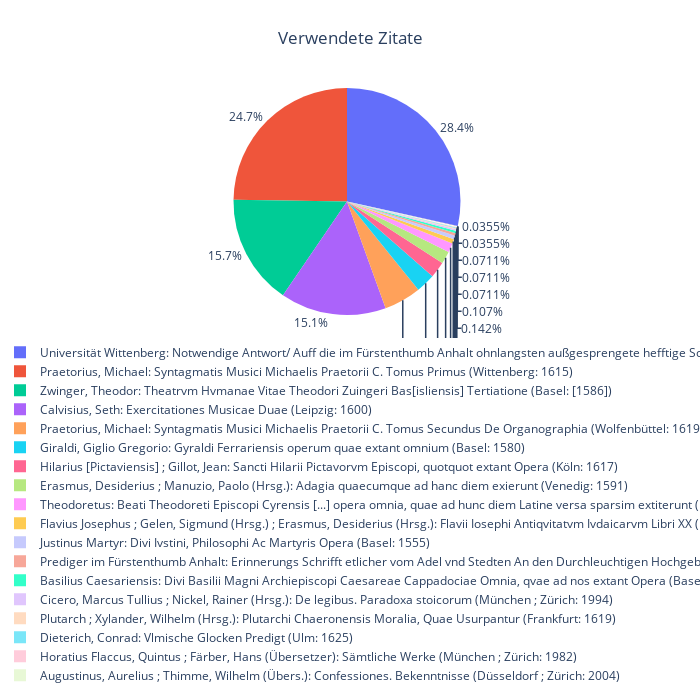

The cell this chart's notebook holds for it:
### Code cell
literaturliste = ""
lit_labels = []
lit_data = []
for quelle in sermon.literaturzitate:
    literaturliste += f"**Werk:** {str(quelle["item"])} **Anteil am Gesamttext:** {quelle["word_share"]/len(sermon.words)}\n\n"
    lit_labels.append(str(quelle["item"]))
    lit_data.append(quelle["word_share"])

custom_labels = [
    f"{label}: {value / len(sermon.words) * 100:.1f}%" if (value / len(sermon.words) * 100) > 5 else ''
    for label, value in zip(lit_labels, lit_data)
]

fig2 = px.pie(values=lit_data, names=lit_labels, title='Verwendete Zitate')



fig2.update_layout(
    width=700,
    height=700,
    margin=dict(t=80, b=50, l=50, r=50),
    title_x=0.5,  # Center title
    legend=dict(
        orientation="h",  # horizontal legend
        y=-0.1  # push legend below chart
    )
)

fig2.show()

### Figure 1 — Plotly figure (JSON) as saved in the notebook; plotly's stock layout.template omitted (floating-point values rounded to 4 significant figures)
{"data": [{"domain": {"x": [0, 1], "y": [0, 1]}, "hovertemplate": "label=%{label}<br>value=%{value}<extra></extra>", "labels": ["Praetorius, Michael: Syntagmatis Musici Michaelis Praetorii C. Tomus Secundus De Organographia (Wolfenbüttel: 1619)", "Hilarius [Pictaviensis] ; Gillot, Jean: Sancti Hilarii Pictavorvm Episcopi, quotquot extant Opera (Köln: 1617)", "Zwinger, Theodor: Theatrvm Hvmanae Vitae Theodori Zuingeri Bas[isliensis] Tertiatione (Basel: [1586])", "Plutarch ; Xylander, Wilhelm (Hrsg.): Plutarchi Chaeronensis Moralia, Quae Usurpantur (Frankfurt: 1619)", "Apollonius, Rhodius: ΑΠΟΛΛΩΝΙΟΥ ΤΟΥ ΡΟΔΙΟΥ ΑΡΓΟΝΑΥΤΙΚΑ (Frankfurt am Main: 1546)", "Justinus Martyr: Divi Ivstini, Philosophi Ac Martyris Opera (Basel: 1555)", "Flavius Josephus ; Gelen, Sigmund (Hrsg.) ; Erasmus, Desiderius (Hrsg.): Flavii Iosephi Antiqvitatvm Ivdaicarvm Libri XX (Basel: 1559)", "Praetorius, Michael: Syntagmatis Musici Michaelis Praetorii C. Tomus Primus (Wittenberg: 1615)", "Zwinger, Theodor: Theatrvm Hvmanae Vitae Theodori Zuingeri Bas[isliensis] Tertiatione (Basel: [1586])", "Universität Wittenberg: Notwendige Antwort/ Auff die im Fürstenthumb Anhalt ohnlangsten außgesprengete hefftige Schrifft (Halle: 1597)", "Calvisius, Seth: Exercitationes Musicae Duae (Leipzig: 1600)", "Universität Wittenberg: Notwendige Antwort/ Auff die im Fürstenthumb Anhalt ohnlangsten außgesprengete hefftige Schrifft (Halle: 1597)", "Universität Wittenberg: Notwendige Antwort/ Auff die im Fürstenthumb Anhalt ohnlangsten außgesprengete hefftige Schrifft (Halle: 1597)", "Giraldi, Giglio Gregorio: Gyraldi Ferrariensis operum quae extant omnium (Basel: 1580)", "Vitruvius ; Rode, August (Hrsg.): Marci Vitruvii Pollionis De architectura libri decem (Berlin: 1800)", "Theodoretus: Beati Theodoreti Episcopi Cyrensis [...] opera omnia, quae ad hunc diem Latine versa sparsim extiterunt (Köln: 1617)", "Horatius Flaccus, Quintus ; Färber, Hans (Übersetzer): Sämtliche Werke (München ; Zürich: 1982)", "Augustinus, Aurelius ; Thimme, Wilhelm (Übers.): Confessiones. Bekenntnisse (Düsseldorf ; Zürich: 2004)", "Basilius Caesariensis: Divi Basilii Magni Archiepiscopi Caesareae Cappadociae Omnia, qvae ad nos extant Opera (Basel: 1566)", "Prediger im Fürstenthumb Anhalt: Erinnerungs Schrifft etlicher vom Adel vnd Stedten An den Durchleuchtigen Hochgebornen Fuersten vnd Herrn Herrn Johann Georgen Fuersten zu Anhalt Graffen zu Ascanien HErrn zu Zerbst vnd Bernburg etc. (Zerbst: 1596)", "Cicero, Marcus Tullius ; Nickel, Rainer (Hrsg.): De legibus. Paradoxa stoicorum (München ; Zürich: 1994)", "Universität Wittenberg: Notwendige Antwort/ Auff die im Fürstenthumb Anhalt ohnlangsten außgesprengete hefftige Schrifft (Halle: 1597)", "Schweigger, Salomon: Ein newe Reyßbeschreibung auß Teutschland Nach Constantinopel und Jerusalem (Nürnberg: 1608)", "Erasmus, Desiderius ; Manuzio, Paolo (Hrsg.): Adagia quaecumque ad hanc diem exierunt (Venedig: 1591)", "Dieterich, Conrad: Vlmische Glocken Predigt (Ulm: 1625)", "Praetorius, Michael: Syntagmatis Musici Michaelis Praetorii C. Tomus Primus (Wittenberg: 1615)", "Calvisius, Seth: Exercitationes Musicae Duae (Leipzig: 1600)", "Praetorius, Michael: Syntagmatis Musici Michaelis Praetorii C. Tomus Primus (Wittenberg: 1615)", "Universität Wittenberg: Notwendige Antwort/ Auff die im Fürstenthumb Anhalt ohnlangsten außgesprengete hefftige Schrifft (Halle: 1597)"], "legendgroup": "", "name": "", "showlegend": true, "text": ["", "", "", "", "", "", "", "", "", "", "", "", "", "", "", "", "", "", "", "", "", "", "", "", "", "", "", "", ""], "textinfo": "text+percent", "textposition": "outside", "type": "pie", "values": [149, 65, 412, 4, 1, 15, 18, 232, 30, 160, 212, 160, 160, 77, 1, 37, 2, 2, 9, 10, 6, 160, 2, 50, 3, 232, 212, 232, 160]}], "layout": {"height": 700, "legend": {"orientation": "h", "tracegroupgap": 0, "y": -0.1}, "margin": {"b": 50, "l": 50, "r": 50, "t": 80}, "title": {"text": "Verwendete Zitate", "x": 0.5}, "width": 700}}
